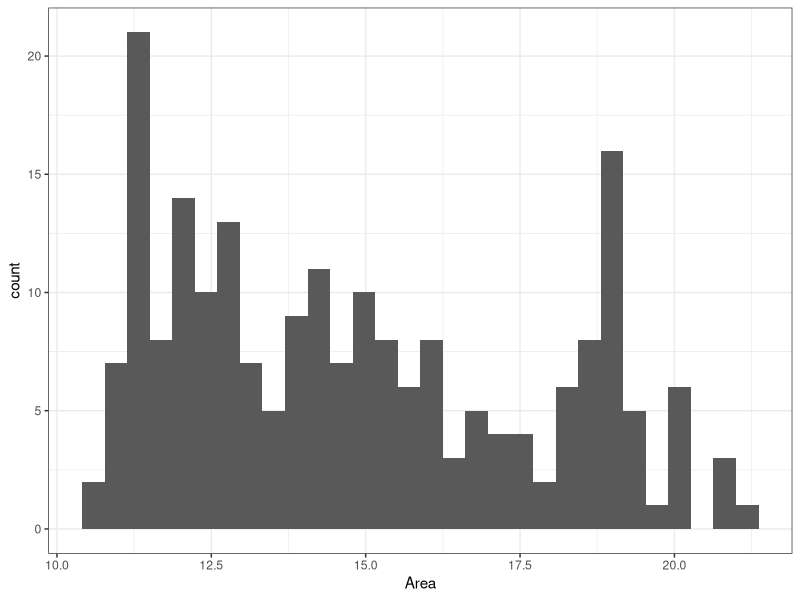
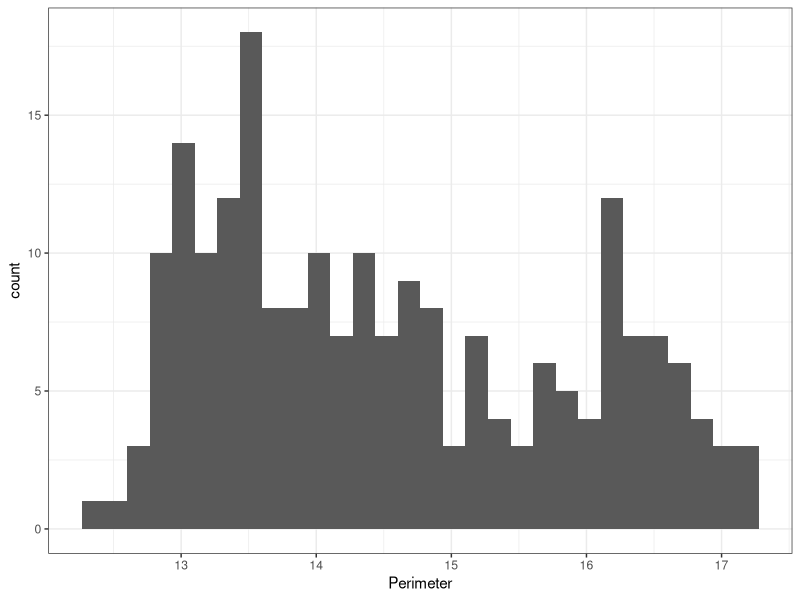
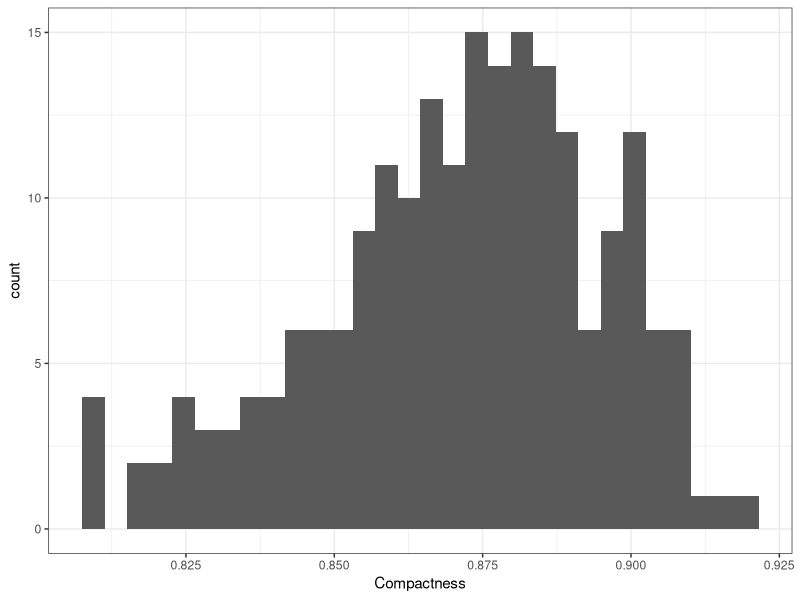
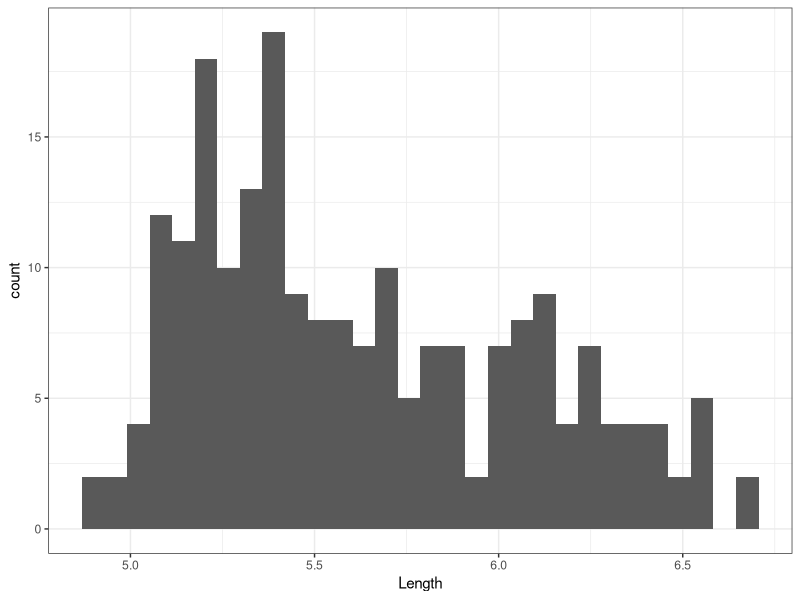
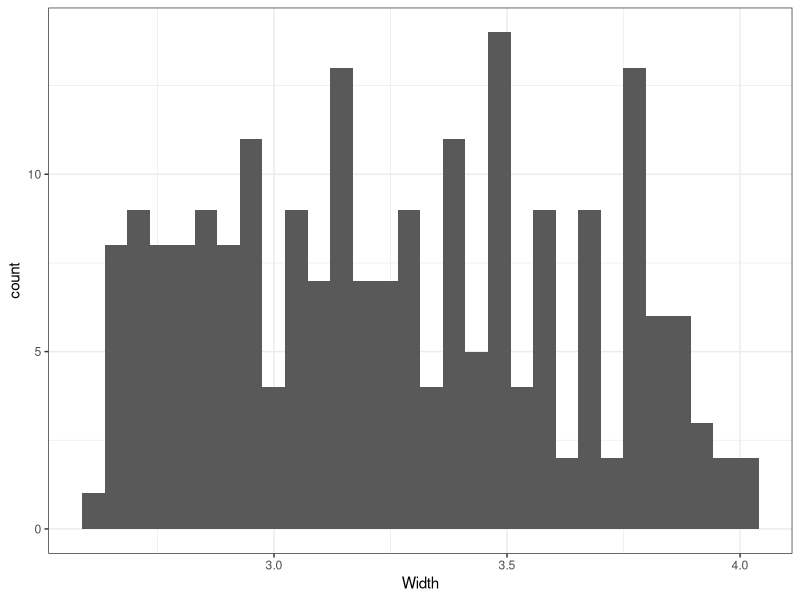
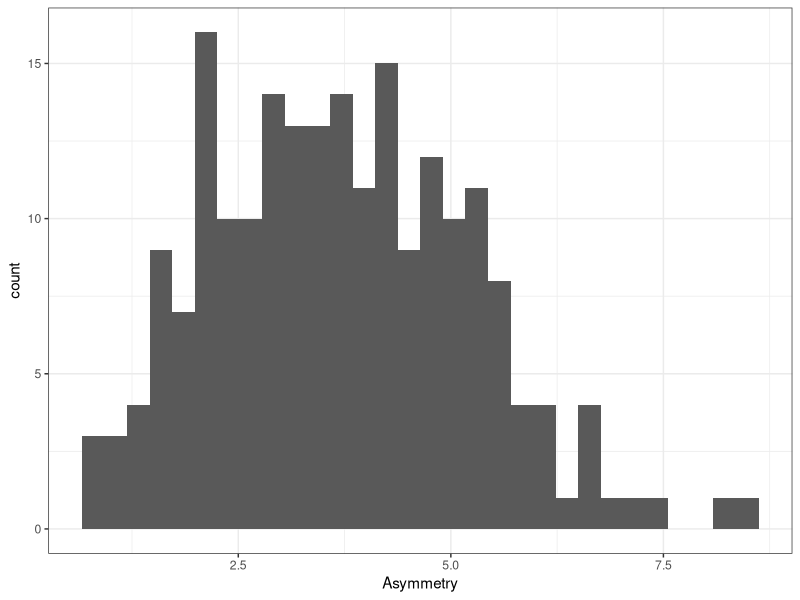
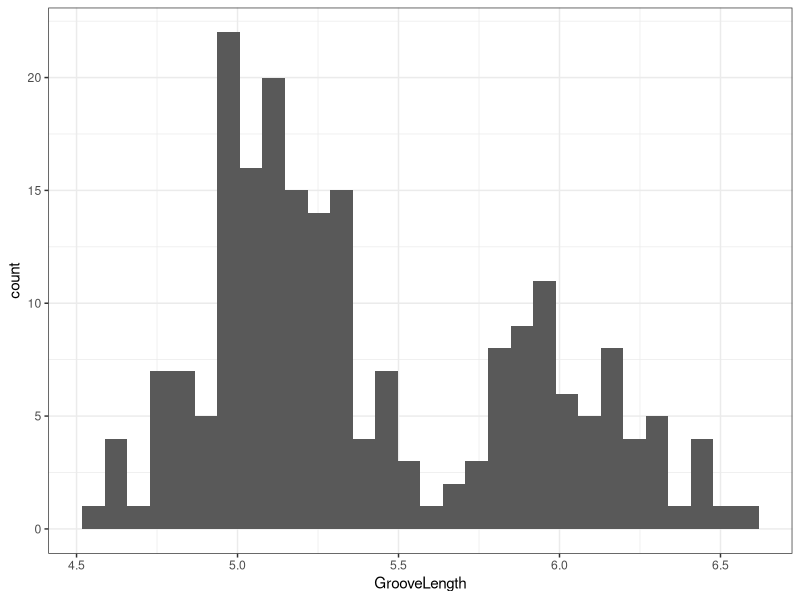
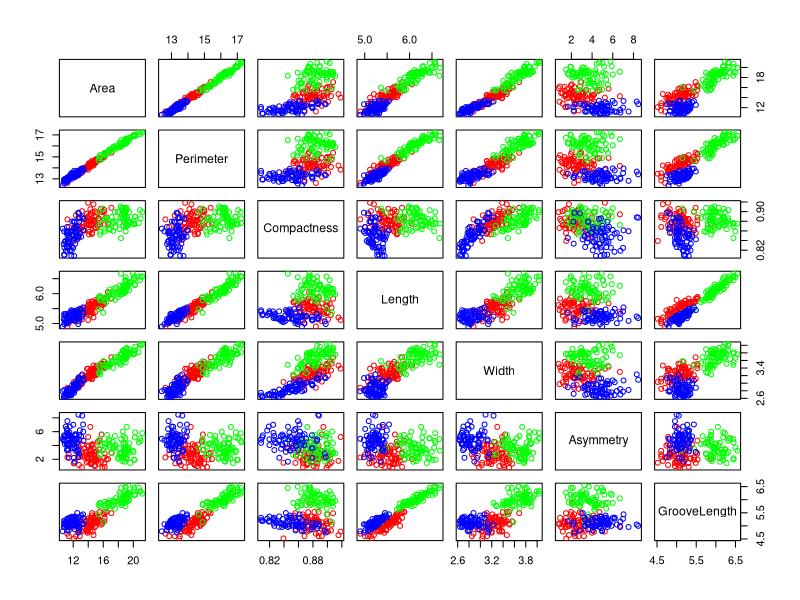

The R script that drew these images, in order:
## ---- chunk 1
knitr::opts_chunk$set(echo = TRUE)
## ---- chunk 2
library(tidyverse)
library(gridExtra)
library(corrplot)
## ---- chunk 3
# read data set to dataframe
df = read.csv("SeedsData.csv")
## ---- chunk 4
dims = dim(df)
dims
## ---- chunk 5
head(df, 6)
tail(df, 6)
## ---- chunk 6
summary(df)
## ---- chunk 7
str(df)
## ---- chunk 8
#save origina data before casting type
variety.orig = df$Variety
df$Variety = factor(df$Variety)
str(df)
## ---- chunk 9

#iterate through the first seven variables and create histograms of each
for(j in 1:7){
  p = ggplot(df, aes(x = df[,j])) +
    geom_histogram() + 
    theme_bw() + 
    labs(x = colnames(df)[j])
  plot(p)
}
## ---- chunk 10
#corrplot(cor(df[,1:7]), method = "ellipse",
#           title = "Seeds Data Correlation")

#create pairwise scatterplots of each pair of numeric variables, colored by wheat variety
pairs(df[,1:7],col=rainbow(3)[df$Variety])
## ---- chunk 11
df.sampMeans = apply(df[,1:7],2,mean)
df.sampMeans
## ---- chunk 12
df.cov = cov(df[,1:7], use = 'pairwise.complete.obs')
df.cov
## ---- chunk 13
df.cor = cor(df[,1:7], use = 'pairwise.complete.obs')
df.cor
## ---- chunk 14
#duplicate the dataframe and scal Compactness values
df.mod1 = df
df.mod1$Compactness = df.mod1$Compactness*100

summary(df.mod1)
## ---- chunk 15
apply(df.mod1[,1:7],2,mean)
## ---- chunk 16
cov(df.mod1[,1:7],use = 'pairwise.complete.obs')

## ---- chunk 17
cor(df.mod1[,1:7],use = 'pairwise.complete.obs')
## ---- chunk 18
df.mod2 = df
df.mod2$Asymmetry = df.mod2$Asymmetry-mean(df.mod2$Asymmetry)

summary(df.mod2)
## ---- chunk 19
apply(df.mod2[,1:7],2,mean)
## ---- chunk 20
cov(df.mod2[,1:7],use = 'pairwise.complete.obs')

## ---- chunk 21
cor(df.mod2[,1:7],use = 'pairwise.complete.obs')
